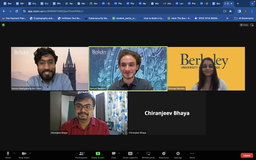
#> input picture DNA_image_encryption_module/images/interview-group-pic.png, 256 x 160 px, shrunk from 2880 x 1800 before the run, found by its file name
$ python dna_image_encryption.py
#> lines starting #> are read from the running program, lines starting #| are printed output that depends on the picture
### DNA_image_encryption_module/useful_stuff.py
import numpy as np

dna_combinations = [
    {'00':'A', '01':'C', '10':'G', '11':'T'}, # Rule 1
    {'00':'A', '01':'G', '10':'C', '11':'T'}, # Rule 2
    {'00':'C', '01':'A', '10':'T', '11':'G'}, # Rule 3
    {'00':'C', '01':'T', '10':'A', '11':'G'}, # Rule 4
    {'00':'G', '01':'A', '10':'T', '11':'C'}, # Rule 5
    {'00':'G', '01':'T', '10':'A', '11':'C'}, # Rule 6
    {'00':'T', '01':'C', '10':'G', '11':'A'}, # Rule 7
    {'00':'T', '01':'G', '10':'C', '11':'A'}  # Rule 8
]

def get_IV_and_key_sequence():
    # initialization vector
    IV = '10101010'

    # generate key
    # key = [97, 11, 178, 34, 2, 87, 111, 213, 19, 220, 178, 120, 50, 79, 145, 5, 111]  actual
    key = [97, 11, 178, 34, 2, 87, 111, 213, 19, 220, 178, 120, 50, 79, 145, 5, 110]   # trial
    key_sequence = []
    for i in key:
        key_sequence.append(convert_to_binary_8dig(str(i)))
    return (IV,key_sequence)

def convert_to_binary_8dig(n):
    zeroes = 0
    for i in range(0,len(n)):
        if n[i]=='0':
            zeroes+=1
            continue
        break
    n = int(n)
    # print(f'Zeroes: {zeroes}')
    binary = bin(n).replace("0b", "")
    diff = 8 - len(binary)
    if diff>0:
        for i in range(0,diff):
            binary = '0'+binary
    # print(binary)
    return binary

def convery_binary_to_dna(binary):
    diff = 8 - len(binary)
    if diff > 0:
        for i in range(0, diff):
            binary = '0' + binary
    dna_encoded = ''
    for i in range(0,len(binary),2):
        binary_bit = binary[i]+binary[i+1]
        # print(binary_bit)
        # Using the Rule-1 from DNA combinations by default
        dna_encoded = dna_encoded + dna_combinations[0][binary_bit]
    # print(dna_encoded)
    return (dna_encoded)

def convert_dna_to_binary(dna):
    dna_binary = ''
    dna_conversion = dna_combinations[0]
    for letter in list(dna):
        dna_binary += list(dna_conversion.keys())[list(dna_conversion.values()).index(letter)]
    return dna_binary

# [6 lines left out: function convert_binary_to_dna, not called in this run]

def convert_decimal_to_binary(decimal_number):
    binary_representation = bin(decimal_number)[2:]
    return binary_representation

# [9 lines left out: function xor, not called in this run]

def binary_xor(bin_str1, bin_str2):
    # Ensure that the binary strings have the same length
    if len(bin_str1) != len(bin_str2):
        # raise ValueError("Binary strings must have the same length for XOR operation.")
        diff = 8 - len(bin_str1)
        if diff>0:
            for i in range(0,diff):
                bin_str1 = '0'+bin_str1
        diff = 8 - len(bin_str2)
        if diff>0:
            for i in range(0,diff):
                bin_str2 = '0'+bin_str2

    # Perform XOR on corresponding bits
    result = ''.join('1' if a != b else '0' for a, b in zip(bin_str1, bin_str2))

    return str(result)

def binary_addition(bin_str1, bin_str2):
    # Convert binary strings to integers
    num1 = int(str(bin_str1), 2)
    num2 = int(str(bin_str2), 2)

    # Perform binary addition
    result = num1 + num2
    result = result % 256

    # Convert the result back to binary
    result_bin = bin(result)[2:]

    # Make sure its 8 bits
    diff = 8 - len(result_bin)
    if diff > 0:
        for i in range(0, diff):
            result_bin = '0' + result_bin

    return result_bin

# [21 lines left out: function binary_subtraction, not called in this run]

def rotate_dna(dna_str,i):
    i = i % 4
    rotated_str = dna_str[i:] + dna_str[:i]
    return rotated_str

# [4 lines left out: function rotate_dna_right, not called in this run]

def complement_dna(dna_str):
    # print(dna_str)
    complement_dict = {'A': 'T', 'T': 'A', 'C': 'G', 'G': 'C'}
    complemented_str = ''.join(complement_dict[base] for base in dna_str)
    return complemented_str

def dna_computation(X,Y,op):
    addition={
        'C': {'C': 'C', 'T': 'T', 'A': 'A', 'G': 'G'},
        'T': {'C': 'T', 'T': 'A', 'A': 'G', 'G': 'C'},
        'A': {'C': 'A', 'T': 'G', 'A': 'C', 'G': 'T'},
        'G': {'C': 'G', 'T': 'C', 'A': 'T', 'G': 'A'},
    }
    subtraction = {
        'C': {'C': 'C', 'T': 'G', 'A': 'A', 'G': 'T'},
        'T': {'C': 'T', 'T': 'C', 'A': 'G', 'G': 'A'},
        'A': {'C': 'A', 'T': 'T', 'A': 'C', 'G': 'G'},
        'G': {'C': 'G', 'T': 'A', 'A': 'T', 'G': 'C'},
    }
    if op=='+':
        return addition[X][Y]
    if op=='-':
        return subtraction[X][Y]

def dna_computation_by_pixel(strX, strY, op):
    if len(strX)!=len(strY):
        return None
    ans = ''
    for i in range(0,len(strX)):
        ans += dna_computation(strX[i],strY[i],op)
    return ans

def binary_to_decimal(binary_str):
    decimal_value = int(binary_str, 2)
    return decimal_value

def convert_3d_to_1d(data):
    P = []
    for i in range(0, len(data)):
        # print(data[i])
        for j in range(0, len(data[i])):
            # print(len(data[i][j]))
            for k in range(0, len(data[i][j])-1):
                P.append(data[i][j][k])
    return P

# [5 lines left out: function convert_3d_to_1d_direct, not called in this run]

def convert_decimal_to_binary_str(P):
    # convert P into binary
    P_binary = []
    for i in P:
        P_binary.append(convert_to_binary_8dig(str(i)))
    return P_binary

# [5 lines left out: function convert_binary_to_dna_str, not called in this run]

def convert_1d_to_3d(X_decimal,shape):
    # X_decimal = X_decimal.astype(np.uint8)
    reconstructed_data = []
    index = 0
    for i in range(shape[0]):
        row_data = []
        for j in range(shape[1]):
            element_data = X_decimal[index:index + shape[2]-1]
            element_data.append(255)
            # print(element_data)
            row_data.append(element_data)
            index += (shape[2]-1)
        reconstructed_data.append(row_data)
        # break
    # reconstructed_data = asarray(reconstructed_data)
    return reconstructed_data

# [10 lines left out: function convert_1d_to_3d_direct, not called in this run]

### DNA_image_encryption_module/dna_image_encryption.py
# Link to paper: https://d1wqtxts1xzle7.cloudfront.net/55105101/pxc3893440-libre.pdf?1511585057=&response-content-disposition=inline%3B+filename%3DA_New_Image_Encryption_Algorithm_based_o.pdf&Expires=1701984812&Signature=I5M-0ANyJUWOtok7meTc2ryLKyHtWlEb0Fsv~lby7u4Hq84W2hRRSos0uTLe9~fHbKmUhXLfUyXWC-l24c9lcWat-X7reQvP9~86re70z6dCxA-xHO0oOkvFhGYywpBV7Nl30z~5XnpAtAtWq2MBodjLCZrW30yGSAjrhojn2URFDy30enszXJ5-S1k3rHYjutPP-yYCsk6XpVnhmXS7C8qn35vxH3lYJ2KsFOE78U-VveCz87VVyx5GBPcU1WBpitKBqdkuPEfX6Y-XgzTczjfjGZ2KNqQGILARSJKs2HME~UforiNrI8HQTxAZZ4~MP31wnFV1l3aIja79HBsMxw__&Key-Pair-Id=APKAJLOHF5GGSLRBV4ZA

from PIL import Image
from numpy import asarray
import numpy as np

import useful_stuff

def encrypt_image(image_name):
    IV, key_sequence = useful_stuff.get_IV_and_key_sequence()

    image = Image.open(image_name)
#> image is the input picture: PIL image 256x160 RGBA; mean R, G, B, A 63.9, 64.5, 65.8, 255
    data = asarray(image)
    shape = data.shape
#> shape = (160, 256, 4)

    P = useful_stuff.convert_3d_to_1d(data)
#> after the loop in convert_3d_to_1d, `for i in range(0, len(data)):`: P = 122880 items
#> P = 122880 items
    P_binary = useful_stuff.convert_decimal_to_binary_str(P)
#> the loop in convert_decimal_to_binary_str, `for i in P:` made 122880 passes
#> (i, n in convert_to_binary_8dig, diff in convert_to_binary_8dig) on passes 1 to 3: (25, 25, 3), (52, 52, 2), (95, 95, 1)
#> P_binary = 122880 items

    C = []
    C_dna = []
    X = []
    X_decimal = []
    for i in range(len(P_binary)):
        if i==0:
            C.append(useful_stuff.binary_addition(useful_stuff.binary_xor(P_binary[i],IV),key_sequence[i]))
            C_dna.append(useful_stuff.convery_binary_to_dna(C[i]))
            # X.append(useful_stuff.dna_computation_by_pixel(C_dna[i],useful_stuff.complement_dna(useful_stuff.rotate_dna(C_dna[len(C_dna)-1],2)),'+'))
            # Tanmayi: Change in logic
            X.append(C_dna[i])
            X_decimal.append(useful_stuff.binary_to_decimal(useful_stuff.convert_dna_to_binary(X[i])))
            continue
        # Tanmayi: Change in logic
        # C.append(useful_stuff.binary_addition(useful_stuff.binary_xor(P_binary[i],C[i-1]),key_sequence[i%len(key_sequence)]))
        C.append(useful_stuff.binary_addition(useful_stuff.binary_xor(P_binary[i], P_binary[i - 1]),key_sequence[i % len(key_sequence)]))
        C_dna.append(useful_stuff.convery_binary_to_dna(C[i]))
        X.append(useful_stuff.dna_computation_by_pixel(C_dna[i],useful_stuff.complement_dna(useful_stuff.rotate_dna(X[i - 1], 2)),'+'))
        X_decimal.append(useful_stuff.binary_to_decimal(useful_stuff.convert_dna_to_binary(X[i])))
#> this loop made 122880 passes
#> rotated_str in rotate_dna on passes 2 to 4: 'CAAC', 'CTTA', 'GTTA'


    reconstructed_data = asarray(useful_stuff.convert_1d_to_3d(X_decimal,shape))
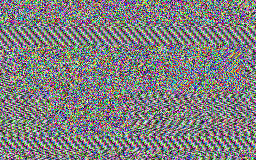
#> reconstructed_data: shape (160, 256, 4) int64; mean of channels 0, 1, 2, 3 127.6, 126.9, 127.5, 255; drawn as R, G, B
    reconstructed_data = reconstructed_data.astype(np.uint8)

    image = Image.fromarray(asarray(reconstructed_data))
    # image.show()
    image.save("/Users/tanmayi.nandan/PycharmProjects/DNA_image_encryption/images/interview-group-pic_encrypted_image.png")


encrypt_image('/Users/tanmayi.nandan/PycharmProjects/DNA_image_encryption/images/interview-group-pic.png')
